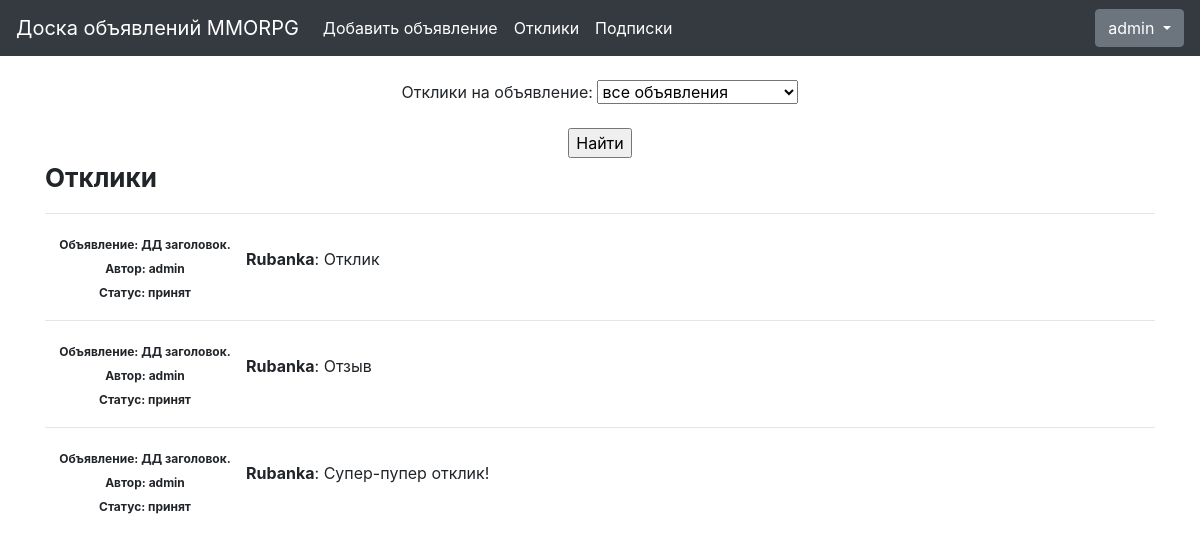
Page /ads/responses/ (signed in) on the earlier database version.
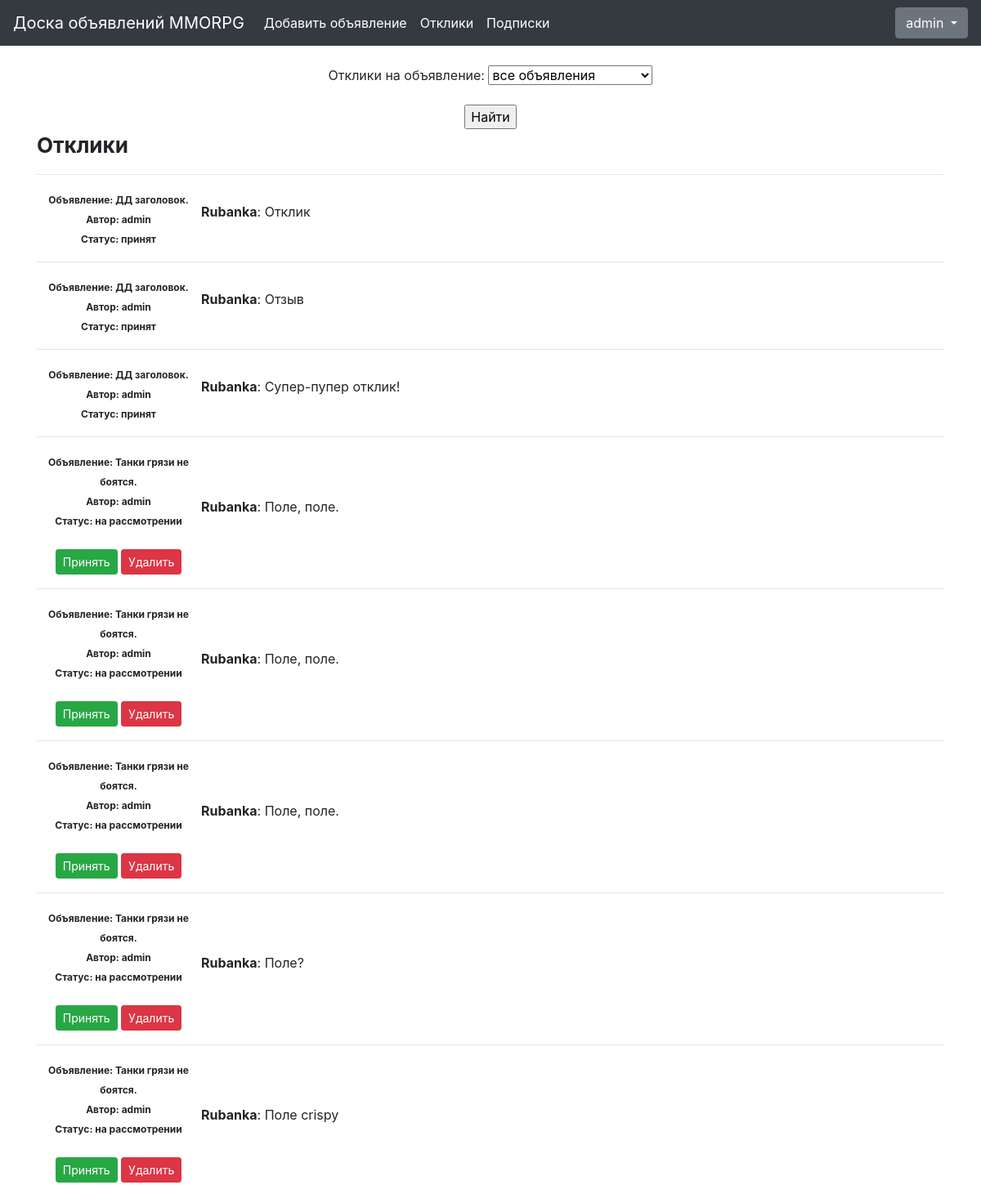
Same page on the later database version.
### billboard/models.py (models this page shows, shortened)
class Response(models.Model):
    author = models.ForeignKey(User, on_delete=models.CASCADE, verbose_name='Автор отклика')
    ad = models.ForeignKey(Ad, on_delete=models.CASCADE, related_name='responses')
    text = models.TextField(verbose_name='Текст')
    status = models.BooleanField(default=False, verbose_name='Статус')
    dateCreation = models.DateTimeField(auto_now_add=True, verbose_name='Дата отклика')
    class Meta:
        verbose_name = 'Отклик'
        verbose_name_plural = 'Отклики'

class Ad(models.Model):
    CATEGORY_CHOICES = (
        ('TA', 'Танки'),
        ('HI', 'Хилы'),
        ('DD', 'ДД'),
        ('DE', 'Торговцы'),
        ('GM', 'Гилдмастеры'),
        ('QG', 'Квестгиверы'),
        ('BS', 'Кузнецы'),
        ('TA', 'Кожевники'),
        ('PM', 'Зельевары'),
        ('SM', 'Мастера заклинаний'))
    author = models.ForeignKey(User, on_delete=models.CASCADE, verbose_name='Автор')
    category = models.CharField(max_length=2, choices=CATEGORY_CHOICES, default='TA', verbose_name='Категория')
    dateCreation = models.DateTimeField(auto_now_add=True, verbose_name='Дата публикации')
    title = models.CharField(max_length=256, verbose_name='Заголовок')
    text = CKEditor5Field(verbose_name='Текст', config_name='extends', null=True, blank=True)
    def __str__(self):
        return f'{self.title}'
    class Meta:
        verbose_name = 'Объявление'
        verbose_name_plural = 'Объявления'

### billboard/views.py (the view)
# urls.py: path('responses/', MyResponsesList.as_view(), name='responses'),
class MyResponsesList(LoginRequiredMixin, ListView):
    raise_exception = True
    model = Response
    ordering = '-dateCreation'
    template_name = 'responses.html'
    context_object_name = 'responses'
    paginate_by = 10
    def get_queryset(self):
        queryset = Response.objects.filter(ad__author__id=self.request.user.id)
        self.filterset = ResponseFilter(self.request.GET, queryset, author_id=self.request.user.id)
        return self.filterset.qs
    def get_context_data(self, **kwargs):
        context = super().get_context_data(**kwargs)
        context['filterset'] = self.filterset
        return context

### templates/responses.html (shortened to what this page needs)
{% extends 'base.html' %}
{% block content %}
<br>
<form action="" method="get">
       {{ filterset.form.as_p }}
       <input type="submit" value="Найти" />
   </form>
    {% if responses %}
        <p style="font-size: 26px;" align="left" ><b>Отклики</b></p>
        {% for response in responses %}
            <hr>
            <form action="{% url 'response_handle' %}" method="POST">
                <table>
                    <tr>
                        <td width="200px">
                            <span style="font-size: 12px;"><b>Объявление: {{ response.ad.title }}
                            <br>Автор: {{ response.ad.author }}</b></span>
                            <br>
                            {% if response.status == True %}
                                <span style="font-size: 12px;"><b>Статус: принят</b></span>
                            {% else %}
                                <span style="font-size: 12px;"><b>Статус: на рассмотрении</b></span><br>
                                <br>
                                <button type="submit" class="btn btn-success btn-sm" name="action" value="accept">Принять</button>
                                <button type="submit" class="btn btn-danger btn-sm" name="action" value="delete">Удалить</button>
                            {% endif %}
                        </td>
                        <td>
                            <p align="left"><b>  {{ response.author }}</b>: {{ response.text|safe }}</p>
                        </td>
                    </tr>
                </table>
            </form>
        {% endfor %}
    {% else %}
        <h3>Откликов еще нет!</h3>
    {% endif %}
<br>
{% endblock content %}

Differences in the rows shown:
added Response: ad "Танки грязи не боятся.", ad.author "admin", status "Статус: на рассмотрении", author "Rubanka", text "Поле, поле."
added Response: ad "Танки грязи не боятся.", ad.author "admin", status "Статус: на рассмотрении", author "Rubanka", text "Поле, поле."
added Response: ad "Танки грязи не боятся.", ad.author "admin", status "Статус: на рассмотрении", author "Rubanka", text "Поле, поле."
added Response: ad "Танки грязи не боятся.", ad.author "admin", status "Статус: на рассмотрении", author "Rubanka", text "Поле?"
added Response: ad "Танки грязи не боятся.", ad.author "admin", status "Статус: на рассмотрении", author "Rubanka", text "Поле crispy"
